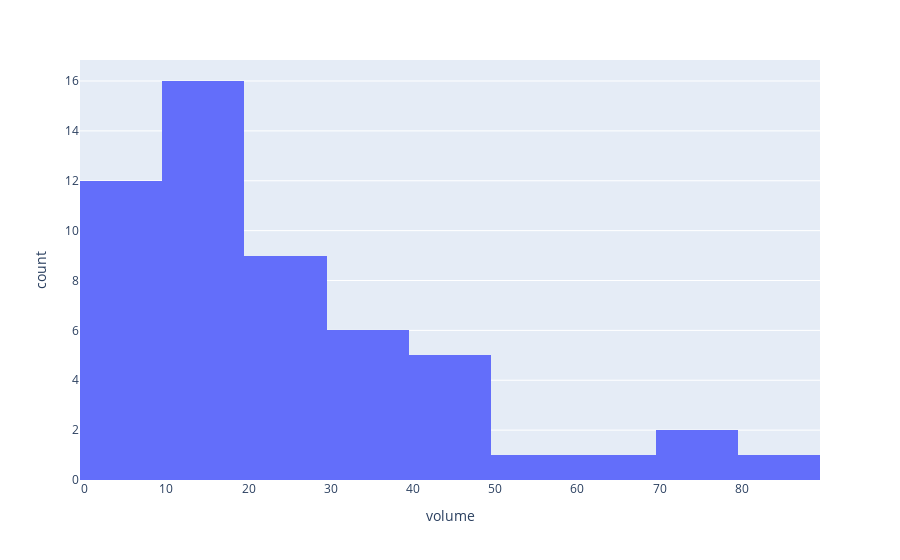

The cell this chart's notebook holds for it:
### Code cell
import numpy as np
px.histogram(plot_df, x="volume")

### Figure 1 — Plotly figure (JSON) as saved in the notebook; plotly's stock layout.template omitted (floating-point values rounded to 4 significant figures)
{"data": [{"bingroup": "x", "hovertemplate": "volume=%{x}<br>count=%{y}<extra></extra>", "legendgroup": "", "marker": {"color": "#636efa", "pattern": {"shape": ""}}, "name": "", "orientation": "v", "showlegend": false, "type": "histogram", "x": [26, 14, 9, 15, 16, 44, 18, 43, 27, 20, 29, 27, 52, 18, 19, 29, 68, 23, 23, 13, 30, 12, 9, 13, 9, 16, 23, 15, 13, 5, 19, 9, 14, 9, 4, 3, 7, 3, 2, 76, 31, 48, 7, 43, 30, 15, 35, 35, 75, 36, 40, 80, 10], "xaxis": "x", "yaxis": "y"}], "layout": {"barmode": "relative", "legend": {"tracegroupgap": 0}, "margin": {"t": 60}, "xaxis": {"anchor": "y", "domain": [0, 1], "title": {"text": "volume"}}, "yaxis": {"anchor": "x", "domain": [0, 1], "title": {"text": "count"}}}}
